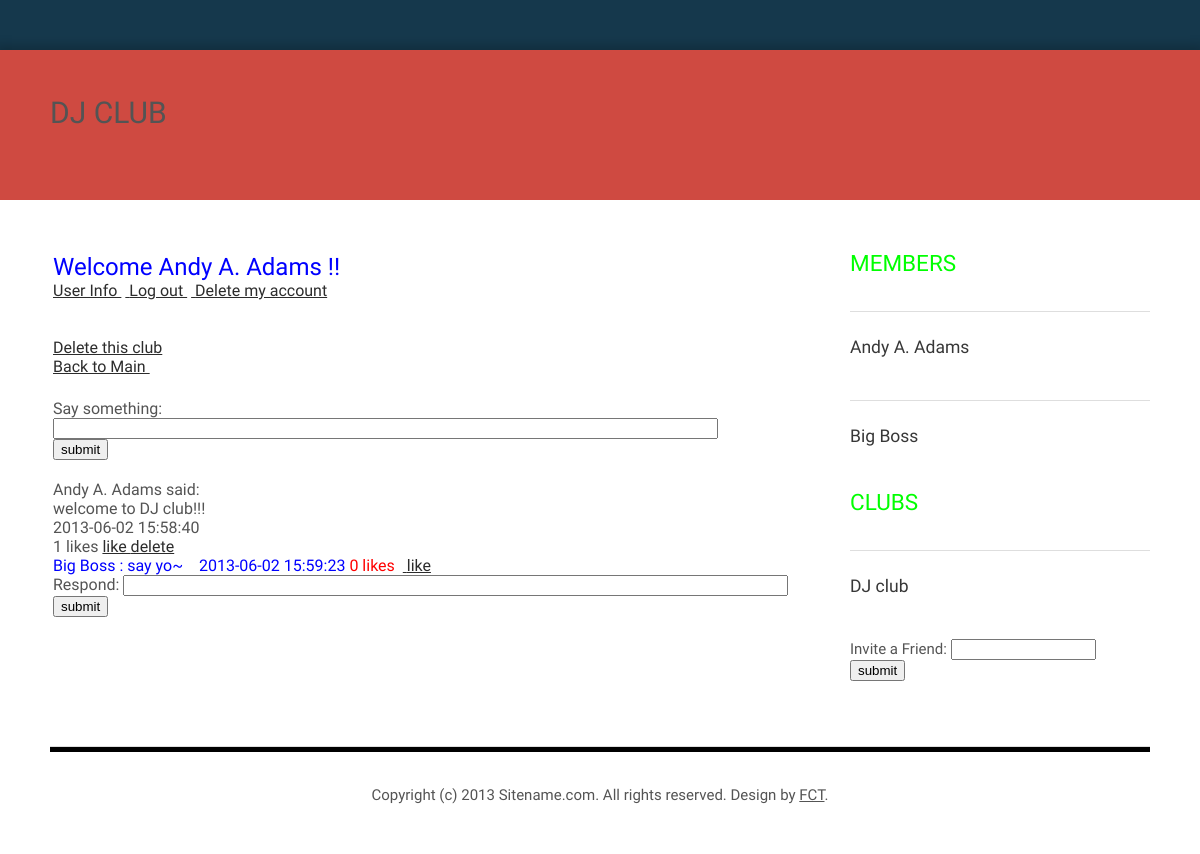
Page /club.php?club_id=1370159906 (signed in) on the committed database.
### tables this page shows
CREATE TABLE IF NOT EXISTS `club` (
  `club_id` bigint(20) NOT NULL,
  `name` text NOT NULL,
  `owner` varchar(15) NOT NULL,
  PRIMARY KEY (`club_id`),
  KEY `owner` (`owner`)
);

CREATE TABLE IF NOT EXISTS `responses` (
  `response_id` bigint(20) NOT NULL,
  `article_id` bigint(20) NOT NULL,
  `uid` varchar(15) NOT NULL,
  `response` text NOT NULL,
  `time` datetime NOT NULL,
  PRIMARY KEY (`response_id`),
  KEY `article_id` (`article_id`),
  KEY `uid` (`uid`)
);

CREATE TABLE IF NOT EXISTS `users` (
  `uid` varchar(15) NOT NULL,
  `password` char(32) NOT NULL,
  `name` varchar(30) NOT NULL,
  `email` varchar(50) NOT NULL,
  `birthday` date NOT NULL,
  `sex` enum('M','F') NOT NULL DEFAULT 'M',
  PRIMARY KEY (`uid`),
  UNIQUE KEY `email` (`email`)
);

CREATE TABLE IF NOT EXISTS `club_member` (
  `club_id` bigint(20) NOT NULL,
  `uid` varchar(15) NOT NULL,
  KEY `uid` (`uid`),
  KEY `uid_2` (`uid`),
  KEY `club_id` (`club_id`),
  KEY `uid_3` (`uid`)
);

### club.php (the view, shortened to what this page needs)
<html>
<head>
<link href="default.css" rel="stylesheet" type="text/css" media="all" />
</head>
<body>
<div id="wrapper">
	<div id="header">
		<div id="logo">
			<h1>
			<?php
				require('connect.php');
				$sql =" select * from club where club_id='{$_GET['club_id']}'";
				$result = mysqli_query($con, $sql) or die(mysqli_error($con));
				while($row =  mysqli_fetch_array($result)){echo $row['name'];}
			?></h1>
		</div>
	</div>
	<div id="page">
		<div id="content">
			<table border="0" width="100%" height="392">
				<tr>
					<td>
						<?php
						require('process.php');
						$sql =" select * from club where club_id='{$_GET['club_id']}'";
						$result = mysqli_query($con, $sql) or die(mysqli_error($con));
						while($row =  mysqli_fetch_array($result)){
							if($row['owner']==$_SESSION['uid'])
								echo "<a href=\"main.php?del_club=1&club_id={$_GET['club_id']}\"> Delete this club </a><br>";
						}
						echo "<a href=\"main.php\"> Back to Main </a>&nbsp<br><br>";
						?>
					</td>
				</tr>
				<tr>
					<td>
						<?php if(isset($_SESSION['logged_in']) && $_SESSION['logged_in']){?>
						<form action="club.php" method="get">
						Say something: <input type="text" name="club_msg" size="80" > <br>
						<input type="submit" value="submit">
						</form>
						<?php }?>
					</td>
				</tr>
				<tr>
					<td>
						<?php
						if(isset($_SESSION['logged_in']) && $_SESSION['logged_in'] && isset($_GET['club_id'])){
						$sql ="(SELECT U.uid,U.name,A.content,A.time,A.postid,count(*) as \"like\"
								FROM users U,articles A,likes L,club_articles C
								WHERE  C.club_id = '{$_GET['club_id']}'
								and C.article_id = A.postid
								and A.uid = U.uid
								and A.postid = L.postid
								group by L.postid
								)
								union
								(SELECT U.uid,U.name,A.content,A.time,A.postid,count(*)-1 as \"like\"
								FROM users U,articles A,club_articles C
								WHERE  C.club_id = '{$_GET['club_id']}'
								and C.article_id = A.postid
								and A.uid = U.uid
								and A.postid not in  (select postid from likes)
								group by A.postid
								)
								order by time desc
								";
						$result = mysqli_query($con, $sql) or die(mysqli_error($con));
						while($row =  mysqli_fetch_array($result)){
								echo "{$row['name']} said: <br>{$row['content']}<br>{$row['time']}
									  <br>{$row['like']} likes       ";
								if($row['uid']==$_SESSION['uid']){
									echo "<a href=\"club.php?club_id={$_GET['club_id']}&postid={$row['postid']}\"> like </a> ";
									echo "<a href=\"club.php?club_id={$_GET['club_id']}&del_postid={$row['postid']}\"> delete </a> ";
								}
								$sql2 =" select * from responses R,users U where R.article_id={$row['postid']}
										and R.uid=U.uid
								      ";
								$result2 = mysqli_query($con, $sql2) or die(mysqli_error($con));
								while($row2 =  mysqli_fetch_array($result2)){
									echo "<br><font size=\"3\" color=\"0000FF\">{$row2['name']}&nbsp:&nbsp{$row2['response']} &nbsp&nbsp&nbsp{$row2['time']}</font>";
									$sql3 =" select response_id,count(*) as \"like\" from responses_likes where response_id={$row2['response_id']}
										  ";
									$result3 = mysqli_query($con, $sql3) or die(mysqli_error($con));
									while($row3 =  mysqli_fetch_array($result3)){
										echo "&nbsp<font size=\"3\" color=\"FF0000\">{$row3['like']} likes</font> &nbsp";
										echo "<a href=\"club.php?club_id={$_GET['club_id']}&response_id={$row2['response_id']}\"> like </a> ";
									}
								}
								echo "<br>";
								?>
								<form action="club.php" method="get">
								Respond: <input type="text" name="respond" size="80" > <br>
								<input type="submit" value="submit">
								</form>
								<?php
								echo "<br><br>";
						}
						}
						else{
							echo "<a href=\"userinfo.php\"}\"> User Info </a>&nbsp";
							echo "<a href=\"logout.php\"> Log out </a><br><br><br><hr>";
							echo "Wrong password or you haven't logged in.<br>";
							echo "<a href=\"index.php\"> Try again </a>";
						}
						?>
					</td>
				</tr>
			</table>
		</div>
		<div id="sidebar">
			<div id="tbox1">
				<h2><font size=\"3\" color=\"0000FF\">Members</font></h2>
				<ul class="style2">
					<li class="first">
						<?php
							if(isset($_SESSION['logged_in']) && $_SESSION['logged_in']){
							$sql =" select *
									from users U
									where U.uid in (select uid from club_member where club_id = '{$_GET['club_id']}')
							";
							$result = mysqli_query($con, $sql) ;
							while($row = mysqli_fetch_array($result)){
								echo "<li><h3><a href=\"userinfo.php?club_id={$_GET['club_id']}&uid={$row['uid']}\"> {$row['name']} </a></h3><br></li>";
							}
							}
						?>
				</ul>
				<h2><font size=\"3\" color=\"0000FF\">Clubs</font></h2>
				<ul class="style2">
					<li class="first">
						<?php
							if(isset($_SESSION['logged_in']) && $_SESSION['logged_in']){
							$sql =" select *
									from club_member M, club C
									where M.uid ='{$_SESSION['uid']}' and M.club_id = C.club_id
							";
							$result = mysqli_query($con, $sql) ;
							while($row = mysqli_fetch_array($result)){
								echo "<li><h3><a href=\"club.php?club_id={$row['club_id']}\"> {$row['name']} </a></h3><br></li>";
							}
							}
						?>
						<form action="club.php" method="get">
						Invite a Friend: <input type="text" name="invite_id" size="15" > <br>
						<input type="submit" value="submit">
						</form>
				</ul>
			</div>
		</div>
	</div>
	<div id="footer">
		<p>Copyright (c) 2013 Sitename.com. All rights reserved. Design by <a href="http://www.freecsstemplates.org">FCT</a>.</p>
	</div>
</div>
</body>
</html>

### default.css (style rules this page uses)
html, body { height: 100%; }
body { margin: 0px; padding: 0px; background: #15384C; font-family: 'Dosis', sans-serif; font-size: 15px; color: #545454; }
h1, h2, h3 { margin: 0; padding: 0; text-transform: uppercase; font-weight: 500; }
h2 { padding: 0px 0px 20px 0px; font-size: 1.50em; }
p, ol, ul { margin-top: 0px; }
p { line-height: 180%; }
a { color: #2C2C2C; }
#wrapper { overflow: hidden; width: 1200px; margin: 50px auto; background: #FFFFFF; box-shadow: 0px 0px 10px 5px rgba(0,0,0,.2); }
#header { overflow: hidden; height: 150px; background: #CF4A41; }
#logo { float: left; width: 350px; padding: 40px 0px 0px 50px; text-transform: uppercase; }
#logo h1 { padding: 5px 10px 0px 0px; }
#page { overflow: hidden; width: 1100px; margin: 0px 50px; padding: 50px 0px; border-bottom: 1px solid #DEDEDE; }
#content { float: left; width: 750px; }
#sidebar { float: right; width: 300px; }
#footer { overflow: hidden; margin: 0px 50px; padding: 30px 0px; border-top: 5px solid #000000; }
#footer p { text-align: center; }
#footer a { color: #545454; }
ul.style2 { margin: 0px; padding: 0px; list-style: none; }
ul.style2 li { padding: 25px 0px 15px 0px; border-top: 1px solid #DEDEDE; }
ul.style2 .first { padding-top: 0px; border-top: none; }
ul.style2 h3 { padding: 0px 0px 10px 0px; }
ul.style2 h3 a { text-transform: none; color: #373737; }
ul.style2 a { text-decoration: none; color: #919191; }

### rows in the picture
club: name "DJ CLUB"
responses: uid.name "Big Boss", response "say yo~", time "2013-06-02 15:59:23", like "0"
users: name "Andy A. Adams"
users: name "Big Boss"
club_member: club.name "DJ club"

### other values in the picture
$_SESSION['username'] "Andy A. Adams"
$row['name'] "Andy A. Adams"
$row['content'] "welcome to DJ club!!!"
$row['time'] "2013-06-02 15:58:40"
$row['like'] "1"
